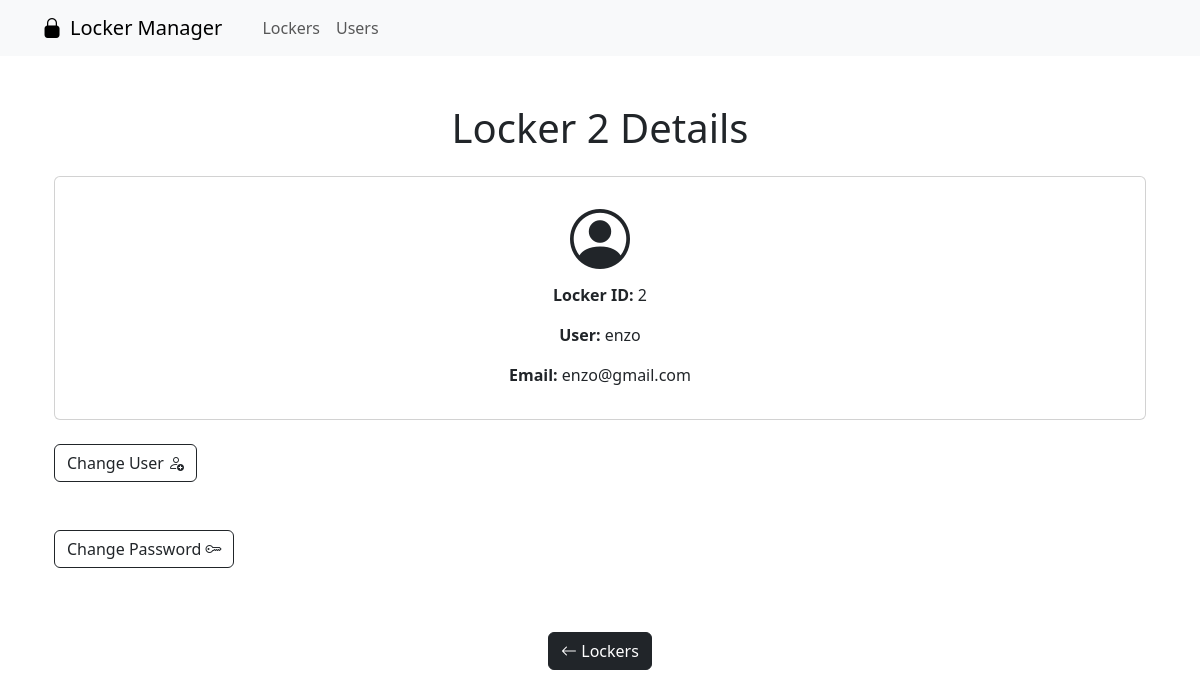
Page /casilleros/2/ on the committed database.
### lapp/models.py (models this page shows, shortened)
class Casillero(models.Model):
    usuario = models.ForeignKey(Usuario, on_delete=models.CASCADE)  # Relación con el modelo Usuario
    password = models.CharField(max_length=100)  # Contraseña del casillero

class Usuario(models.Model):
    name = models.CharField(max_length=100)  # Nombre del usuario
    email = models.EmailField(unique=True)   # Correo electrónico único

### lapp/views.py (the view)
# urls.py: path('casilleros/<int:casillero_id>/', views.casillero_detail, name='locker_detail'),  # Detalles del casillero
def casillero_detail(request, casillero_id):
    casillero = get_object_or_404(Casillero, id=casillero_id)
    usuarios = Usuario.objects.all()  # Obtén todos los usuarios para mostrarlos en el formulario
    if request.method == 'POST':
        if 'cambiar_contraseña' in request.POST:
            form = CasilleroPasswordForm(request.POST, instance=casillero)
            if form.is_valid():
                form.save()  # Guarda la nueva contraseña
                asunto = 'Tu contraseña ha sido cambiada'
                mensaje = f"<p>Hola {casillero.usuario.name}, tu contraseña ha sido cambiada con éxito.</p><p>Tu nueva contraseña es: {casillero.password}</p>"
                destinatarios = [casillero.usuario.email]
                email = EmailMessage(
                    asunto,
                    mensaje,
                    settings.DEFAULT_FROM_EMAIL,
                    destinatarios,
                )
                email.content_subtype = "html"
                email.send()
                mqtt_message = {
                    "id": casillero.id,
                    "password": casillero.password
                }
                send_message("set_locker_g6", json.dumps(mqtt_message))  # Publicar el mensaje con JSON
                return redirect('locker_detail', casillero_id=casillero.id)  # Redirige para ver los cambios
        elif 'cambiar_usuario' in request.POST:
            nuevo_usuario_id = request.POST.get('nuevo_usuario_id')
            if nuevo_usuario_id:
                nuevo_usuario = Usuario.objects.get(id=nuevo_usuario_id)
                casillero.usuario = nuevo_usuario
                casillero.save()
                asunto = 'Nuevo Casillero Asignado'
                mensaje = f"""
                <p>Hola {nuevo_usuario.name},</p>
                <p>Se te ha asignado el Casillero ID: {casillero.id}.</p>
                <p>Tu contraseña es: {casillero.password}</p>
                """
                destinatarios = [nuevo_usuario.email]
                email = EmailMessage(
                    asunto,
                    mensaje,
                    settings.DEFAULT_FROM_EMAIL,
                    destinatarios,
                )
                email.content_subtype = "html"
                email.send()
                return redirect('locker_detail', casillero_id=casillero.id)
    else:
        form = CasilleroPasswordForm(instance=casillero)
    return render(request, 'casillero_detail.html', {
        'casillero': casillero,
        'form': form,
        'usuarios': usuarios,  # Pasar la lista de usuarios a la plantilla
    })

### lapp/templates/casillero_detail.html (shortened to what this page needs)
{% extends 'base.html' %}
{% block content %}
<div class="container mt-5">
    <h1 class="text-center mb-4"> Locker {{ casillero.id }} Details </h1>
    <div class="card">
        <div class="card-body text-center">
            <i class="bi bi-person-circle" style="font-size: 60px;"></i>
            <p><strong>Locker ID:</strong> {{ casillero.id }}</p>
            <p><strong>User:</strong> {{ casillero.usuario.name }}</p>
            <p><strong>Email:</strong> {{ casillero.usuario.email }}</p>
        </div>
    </div>
    <p class="d-inline-flex gap-1">
        <h2 class="text-center mt-4 btn btn-outline-dark" data-bs-toggle="collapse" href="#collapseChangeUser" role="button" aria-expanded="false" aria-controls="collapseChangeUser">
            Change User <i class="bi bi-person-add"></i>
        </h2>
    </p>
    <p class="d-inline-flex gap-1">
        <h2 class="text-center mt-4 btn btn-outline-dark" data-bs-toggle="collapse" href="#collapseChangePassword" role="button" aria-expanded="false" aria-controls="collapseChangePassword">
            Change Password <i class="bi bi-key"></i>
        </h2>
    </p>
    <br>
    <div class="text-center">
        <a href="{% url 'casilleros_list' %}" class="btn btn-dark mt-3"> <i class="bi bi-arrow-left"></i> Lockers </a>
    </div>
    </div>
{% endblock %}

### rows in the picture
Casillero: id "2", usuario.name "enzo", usuario.email "enzo@gmail.com"
